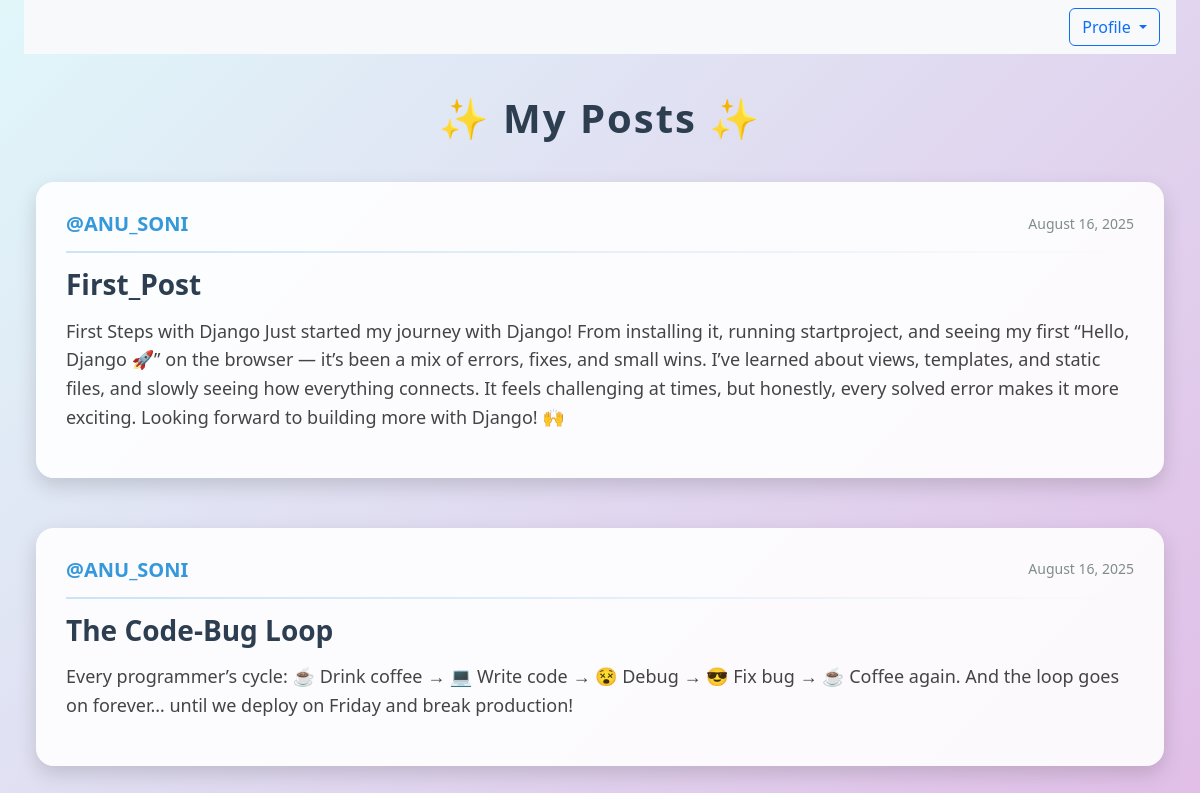
The page /mypost/ (signed in) on the database its author committed.
### Blog/models.py (models this page shows, shortened)
class Posts(models.Model) :
    title = models.CharField(max_length=100)
    content = models.TextField()
    data_posted = models.DateTimeField(default=timezone.now)
    author = models.ForeignKey(User , on_delete=models.CASCADE)
    likes = models.ManyToManyField(User, related_name="liked_posts", blank=True)

### Blog/views.py (the view)
# urls.py: path("mypost/" , views.myPost),
@login_required(login_url = "loginn")
def myPost(request) :
    print("req", request.user)
    context = {'posts' : Posts.objects.filter(author_id = request.user.id )}
    return render(request , 'blog/mypost.html' , context)

### Blog/templates/blog/mypost.html (shortened to what this page needs)
{% extends 'blog/base.html' %}
{% block content %}
{% load static %}
<div class="container custom-container" style="max-width: 1200px;">
  <nav class="navbar navbar-expand-lg navbar-light bg-light w-100 px-3">
    <div class="collapse navbar-collapse justify-content-end" id="navbarSupportedContent">
      <div class="dropdown">
        <button class="btn btn-outline-primary dropdown-toggle" type="button" id="dropdownMenuButton"
                data-bs-toggle="dropdown" aria-haspopup="true" aria-expanded="false">
          Profile
        </button>
      </div>
    </div>
  </nav>
  <div class="container custom-container" style="max-width: 1350px;">
      <h1 class="page-title">✨ My Posts ✨</h1>
  {% for post in posts %}
    <div class="post-card">
      <div class="article-metadata">
        <h1>@{{ post.author }}</h1>
        <h5>{{ post.data_posted|date:"F d, Y" }}</h5>
      </div>
      <hr class="divider" />
      <h2 class="post-title">{{ post.title }}</h2>
      <p class="post-content">{{ post.content }}</p>
    </div>
  {% empty %}
    <h3 style="text-align:center; color:#7f8c8d;">😢 You haven't posted anything yet!</h3>
  {% endfor %}
</div>
{% endblock %}

### Blog/templates/blog/base.html (style rules this page uses)
.custom-container { max-width:1450px; }

### Blog/templates/blog/mypost.html (style rules this page uses)
body { background: linear-gradient(135deg, #e0f7fa, #e1bee7); font-family: 'Segoe UI', Tahoma, Geneva, Verdana, sans-serif; }
h1.page-title { font-weight: 800; text-align: center; margin: 40px 0; color: #2c3e50; letter-spacing: 2px; }
.post-card { background: rgba(255, 255, 255, 0.9); border-radius: 18px; box-shadow: 0px 8px 20px rgba(0,0,0,0.15); padding: 30px; margin-bottom: 50px; transition: transform 0.3s ease, box-shadow 0.3s ease; }
.article-metadata { display: flex; justify-content: space-between; align-items: center; margin-bottom: 15px; }
.article-metadata h1 { font-size: 20px; font-weight: bold; color: #3498db; margin: 0; }
.article-metadata h5 { font-size: 14px; color: #7f8c8d; margin: 0; }
.post-title { font-size: 28px; font-weight: 700; margin-bottom: 15px; color: #2c3e50; }
.post-content { font-size: 18px; color: #444; line-height: 1.6; }
.divider { height: 2px; background: linear-gradient(90deg, #3498db, transparent); margin: 15px 0; border: none; }

### rows shown on the page
Posts: author "ANU_SONI", data_posted "August 16, 2025", title "First_Post", content "First Steps with Django Just started my journey with Django! From installing it, running startproject, and seeing my first “Hello, Django 🚀” on the browser — it’s been a mix of errors, fixes, and small wins. I’ve learned about views, templates, and static files, and slowly seeing how everything connects. It feels challenging at times, but honestly, every solved error makes it more exciting. Looking forward to building more with Django! 🙌"
Posts: author "ANU_SONI", data_posted "August 16, 2025", title "The Code-Bug Loop", content "Every programmer’s cycle: ☕ Drink coffee → 💻 Write code → 😵 Debug → 😎 Fix bug → ☕ Coffee again. And the loop goes on forever… until we deploy on Friday and break production!"
